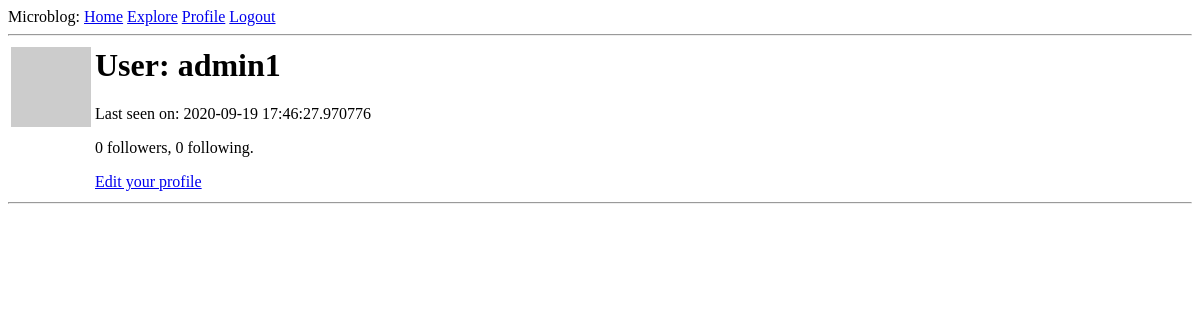
Before: /user/admin1 (signed in) with the older database file.
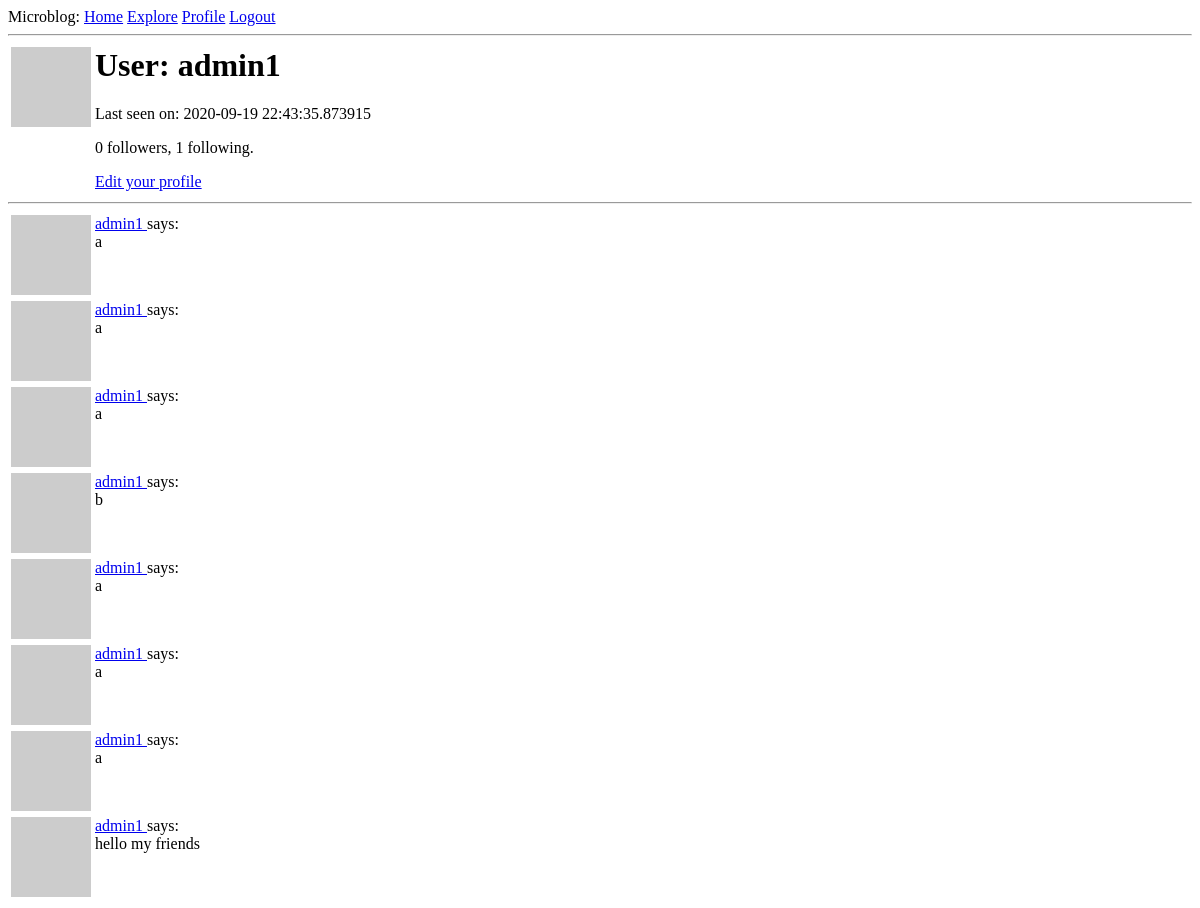
After: the same page with the newer database file.
### app/models.py (models this page shows, shortened)
class User(UserMixin, db.Model):
	id = db.Column(db.Integer, primary_key=True)
	username = db.Column(db.String(64), index=True, unique=True)
	email = db.Column(db.String(120), index=True, unique=True)
	password_hash = db.Column(db.String(128))
	about_me = db.Column(db.String(140))
	last_seen = db.Column(db.DateTime, default=datetime.utcnow)
	posts = db.relationship('Post', backref='author', lazy='dynamic')
	followed = db.relationship('User',
							   secondary=followers,
							   primaryjoin=(followers.c.follower_id == id),
							   secondaryjoin=(followers.c.followed_id == id),
							   backref=db.backref('followers', lazy='dynamic'),
							   lazy='dynamic'
							)
	@login.user_loader
	def load_user(id):
		return User.query.get(int(id))
	def avatar(self, size):
		digest = md5(self.email.lower().encode('utf-8')).hexdigest()
		return f'https://www.gravatar.com/avatar/{digest}?d=identicon&s={size}'

class Post(db.Model):
	id = db.Column(db.Integer, primary_key=True)
	body = db.Column(db.String(140))
	timestamp = db.Column(db.DateTime, index=True, default=datetime.utcnow)
	user_id = db.Column(db.Integer, db.ForeignKey('user.id'))

### app/routes.py (the view)
@app.route('/user/<username>')
@login_required
def user(username):
    user = User.query.filter_by(username=username).first_or_404()
    form = EmptyForm()
    page = request.args.get('page', 1, type=int)
    posts = user.posts.order_by(Post.timestamp.desc()).paginate(
            page, app.config['POST_PER_PAGE'], False
        )
    next_url = url_for('user', username=user.username ,page=posts.next_num) \
        if posts.has_next else None
    prev_url = url_for('user', username=user.username, page=posts.prev_num) \
        if posts.has_prev else None
    return render_template('user.html', user=user, form=form, posts=posts.items,
                            next_url=next_url, prev_url=prev_url)

### app/routes.py (called while the page is built)
@app.before_request
def before_request():
    if current_user.is_authenticated:
        current_user.last_seen = datetime.utcnow()
        db.session.commit()

### app/templates/user.html (shortened to what this page needs)
{% extends "base.html" %}
{% block content %}
    <table>
        <tr valign="top">
            <td><img src="{{ user.avatar(128) }}"></td>
            <td>
            	<h1>User: {{ user.username }}</h1>
                {% if user.last_seen %}<p>Last seen on: {{ user.last_seen }}</p>{% endif %}
                <p>{{ user.followers.count() }} followers, {{ user.followed.count() }} following.</p>
                {% if user == current_user %}
                <p><a href="{{ url_for('edit_profile') }}">Edit your profile</a></p>
                {% endif %}
           	</td>
        </tr>
    </table>
    <hr>
    {% for post in posts %}
    	{% include '_post.html' %}
    {% endfor %}
{% endblock %}

### app/templates/_post.html
 <table>
        <tr valign="top">
            <td><img src="{{ post.author.avatar(36) }}"></td>
            <td>
                <a href="{{ url_for('user', username=post.author.username) }}">
                    {{ post.author.username }}
                </a>
                says:<br>{{ post.body }}
            </td>
        </tr>
    </table>

Changed rows visible on the page:
changed User "admin1": last_seen "2020-09-19 17:46:27.970776" → "2020-09-19 22:43:35.873915"
added Post: author.username "admin1", body "a"
added Post: author.username "admin1", body "a"
added Post: author.username "admin1", body "a"
added Post: author.username "admin1", body "b"
added Post: author.username "admin1", body "a"
added Post: author.username "admin1", body "a"
added Post: author.username "admin1", body "a"
added Post: author.username "admin1", body "hello my friends"
Other visible differences:
{{ user.followed.count() }}: "0" → "1"
